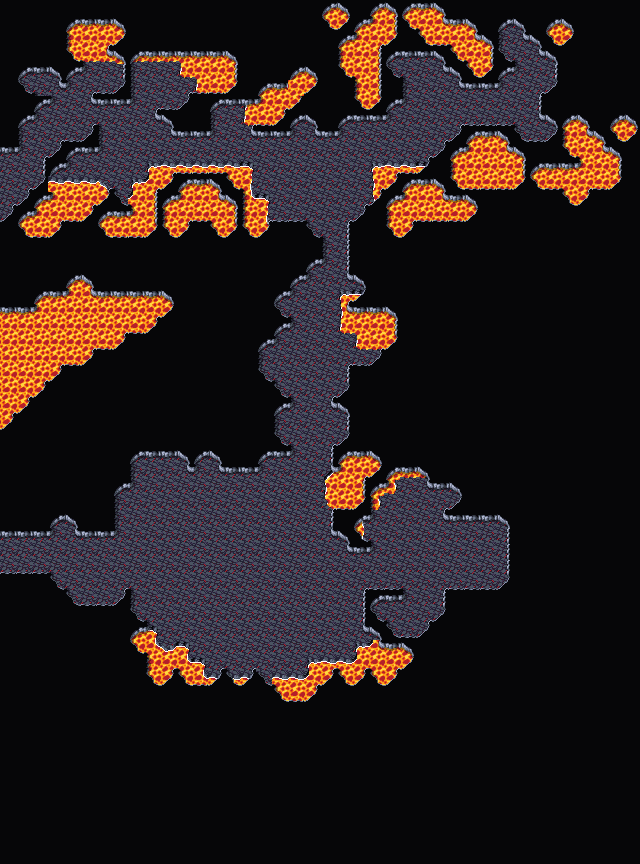

A level layout from a 2D game, rendered from its tile map. Below: a short description, then the map file with tile-grid data replaced by summaries:
An orthogonal 40x54 tile map with 16x16 px tiles, 3 tile layers (Background, Tilelaag 3, Walls), 2 tilesets and 11 objects.

<map version="1.10" tiledversion="1.10.1" orientation="orthogonal" renderorder="right-down" width="40" height="54" tilewidth="16" tileheight="16" infinite="0" nextlayerid="8" nextobjectid="71">
 <editorsettings>
  <export target="wastetown..tmx" format="tmx" />
 </editorsettings>
 <tileset firstgid="1" source="../../../../common/maps/tileset/main.tsx" />
 <tileset firstgid="10113" source="../../../../common/maps/tileset/buildings.tsx" />
 <layer id="1" name="Background" width="40" height="54">
  <data>[2160 cells, 2160 non-empty, 3 distinct tile ids]</data>
 </layer>
 <layer id="7" name="Tilelaag 3" width="40" height="54">
  <data>[2160 cells, 161 non-empty, 16 distinct tile ids]</data>
 </layer>
 <layer id="2" name="Walls" width="40" height="54">
  <data>[2160 cells, 1836 non-empty, 20 distinct tile ids]</data>
 </layer>
 <objectgroup id="4" name="Objects">
  <object id="59" template="../../../../common/maps/obj/door_right.tx" x="0.66667" y="560.333">
   <properties>
    <property name="teleport" value="../Shandalar Old Border/maps/map/cave/cave_multilevel_4/cave_23J9.tmx" />
    <property name="teleportObjectId" value="62" />
   </properties>
  </object>
  <object id="61" template="../../../../common/maps/obj/door_down.tx" x="-7.82355" y="198.134">
   <properties>
    <property name="teleport" value="../Shandalar Old Border/maps/map/cave/cave_multilevel_4/cave_23I10.tmx" />
    <property name="teleportObjectId" value="62" />
   </properties>
  </object>
  <object id="62" template="../../../../common/maps/obj/treasure.tx" x="488.333" y="546" />
  <object id="63" template="../../../../common/maps/obj/treasure.tx" x="489" y="578.167" />
  <object id="64" template="../../../../common/maps/obj/gold.tx" x="488.167" y="558.5" />
  <object id="65" template="../../../../common/maps/obj/enemy.tx" x="192.084" y="527.482">
   <properties>
    <property name="enemy" value="Apprentice Green Wizard" />
   </properties>
  </object>
  <object id="66" template="../../../../common/maps/obj/enemy.tx" x="431.75" y="537.333">
   <properties>
    <property name="enemy" value="Green Beast" />
   </properties>
  </object>
  <object id="67" template="../../../../common/maps/obj/enemy.tx" x="431.583" y="553.75">
   <properties>
    <property name="enemy" value="Troll" />
   </properties>
  </object>
  <object id="68" template="../../../../common/maps/obj/enemy.tx" x="431.167" y="570.417">
   <properties>
    <property name="enemy" value="Red Beast" />
   </properties>
  </object>
  <object id="69" template="../../../../common/maps/obj/enemy.tx" x="432.167" y="586.5">
   <properties>
    <property name="enemy" value="Giant Spider" />
   </properties>
  </object>
  <object id="70" template="../../../../common/maps/obj/manashards.tx" x="241.672" y="651.312" />
 </objectgroup>
</map>
